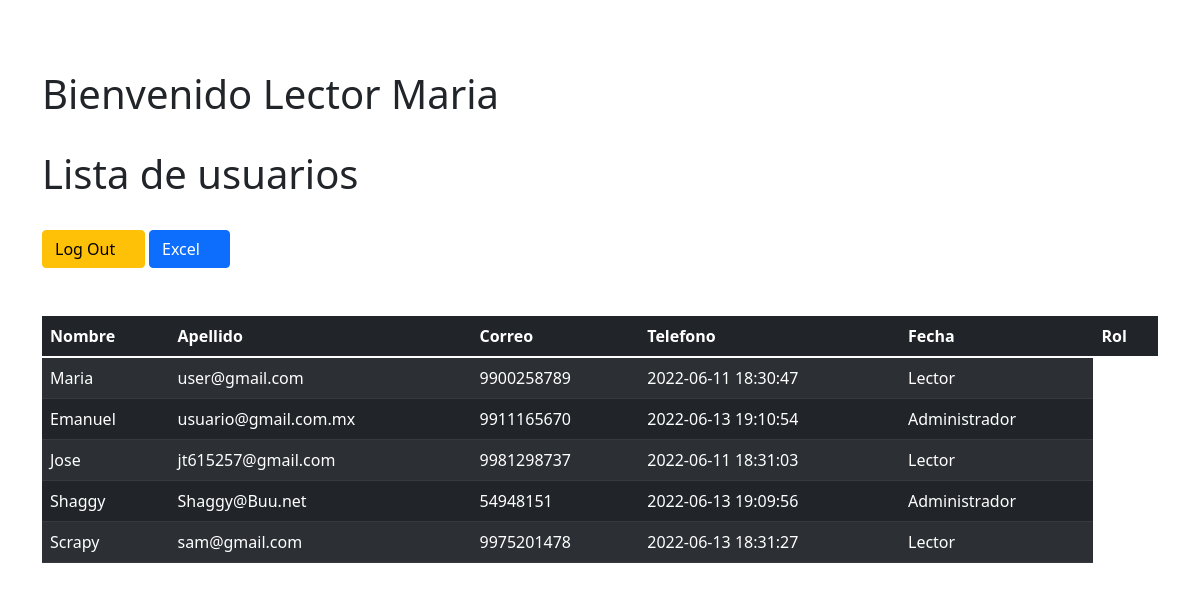
Page /views/lector.php (signed in) on the committed database.
### tables this page shows
CREATE TABLE `user` (
  `id` int(11) NOT NULL,
  `proyecto` varchar(50) NOT NULL,
  `nombre` varchar(50) NOT NULL,
  `apellido` varchar(50) NOT NULL,
  `genero` varchar(50) NOT NULL,
  `cedula` varchar(50) NOT NULL,
  `correo` varchar(50) NOT NULL,
  `telefono` varchar(50) NOT NULL,
  `ubicacion` varchar(50) NOT NULL,
  `password` varchar(50) NOT NULL,
  `fecha` timestamp NOT NULL DEFAULT current_timestamp() ON UPDATE current_timestamp(),
  `rol` int(11) NOT NULL
);

CREATE TABLE `permisos` (
  `id` int(11) NOT NULL,
  `rol` varchar(50) NOT NULL
);

### views/lector.php (the view, shortened to what this page needs)
<!DOCTYPE html>
<html lang="en">
<head>
    <link rel="stylesheet" href="../css/fontawesome-all.min.css">
<link rel="stylesheet" href="../css/estilo.css">
<link rel="stylesheet" href="../css/es.css">
</head>
<div class="container is-fluid">
<div class="col-xs-12">
  		<h1>Bienvenido Lector <?php echo $_SESSION['nombre']; ?></h1>
      <br>
		<h1>Lista de usuarios</h1>
    <br>
		<div>
      <a class="btn btn-warning" href="../includes/_sesion/cerrarSesion.php">Log Out
      <i class="fa fa-power-off" aria-hidden="true"></i>
       </a>
       <a class="btn btn-primary" href="../includes/lectorexcel.php">Excel
       <i class="fa fa-table" aria-hidden="true"></i>
       </a>
		</div>
		<br>
           <br>
      <table class="table table-striped table-dark " id= "table_id">
                         <thead>
                         <tr>
                        <th>Nombre</th>
                        <th>Apellido</th>
                        <th>Correo</th>
                        <th>Telefono</th>
                        <th>Fecha</th>
                        <th>Rol</th>
                        </tr>
                        </thead>
                        <tbody>
				<?php
$conexion=mysqli_connect("localhost","root","","r_user");
$SQL="SELECT user.id, user.nombre, user.correo, user.password, user.telefono,
user.fecha, permisos.rol FROM user
LEFT JOIN permisos ON user.rol = permisos.id";
$dato = mysqli_query($conexion, $SQL);
if($dato -> num_rows >0){
    while($fila=mysqli_fetch_array($dato)){
?>
<tr>
<td><?php echo $fila['nombre']; ?></td>
<td><?php echo $fila['correo']; ?></td>
<td><?php echo $fila['telefono']; ?></td>
<td><?php echo $fila['fecha']; ?></td>
<td><?php echo $fila['rol']; ?></td>
<?php
}
}else{
    ?>
    <tr class="text-center">
    <td colspan="16">No existen registros</td>
    </tr>
    <?php
}
?>
	</body>
  </table>
</html>

### rows in the picture
user: nombre "Maria", correo "user@gmail.com", telefono "9900258789", fecha "2022-06-11 18:30:47", rol.rol "Lector"
user: nombre "Emanuel", correo "usuario@gmail.com.mx", telefono "9911165670", fecha "2022-06-13 19:10:54", rol.rol "Administrador"
user: nombre "Jose", correo "jt615257@gmail.com", telefono "9981298737", fecha "2022-06-11 18:31:03", rol.rol "Lector"
user: nombre "Shaggy", correo "Shaggy@Buu.net", telefono "54948151", fecha "2022-06-13 19:09:56", rol.rol "Administrador"
user: nombre "Scrapy", correo "sam@gmail.com", telefono "9975201478", fecha "2022-06-13 18:31:27", rol.rol "Lector"

### other values in the picture
$_SESSION['nombre'] "Maria"
